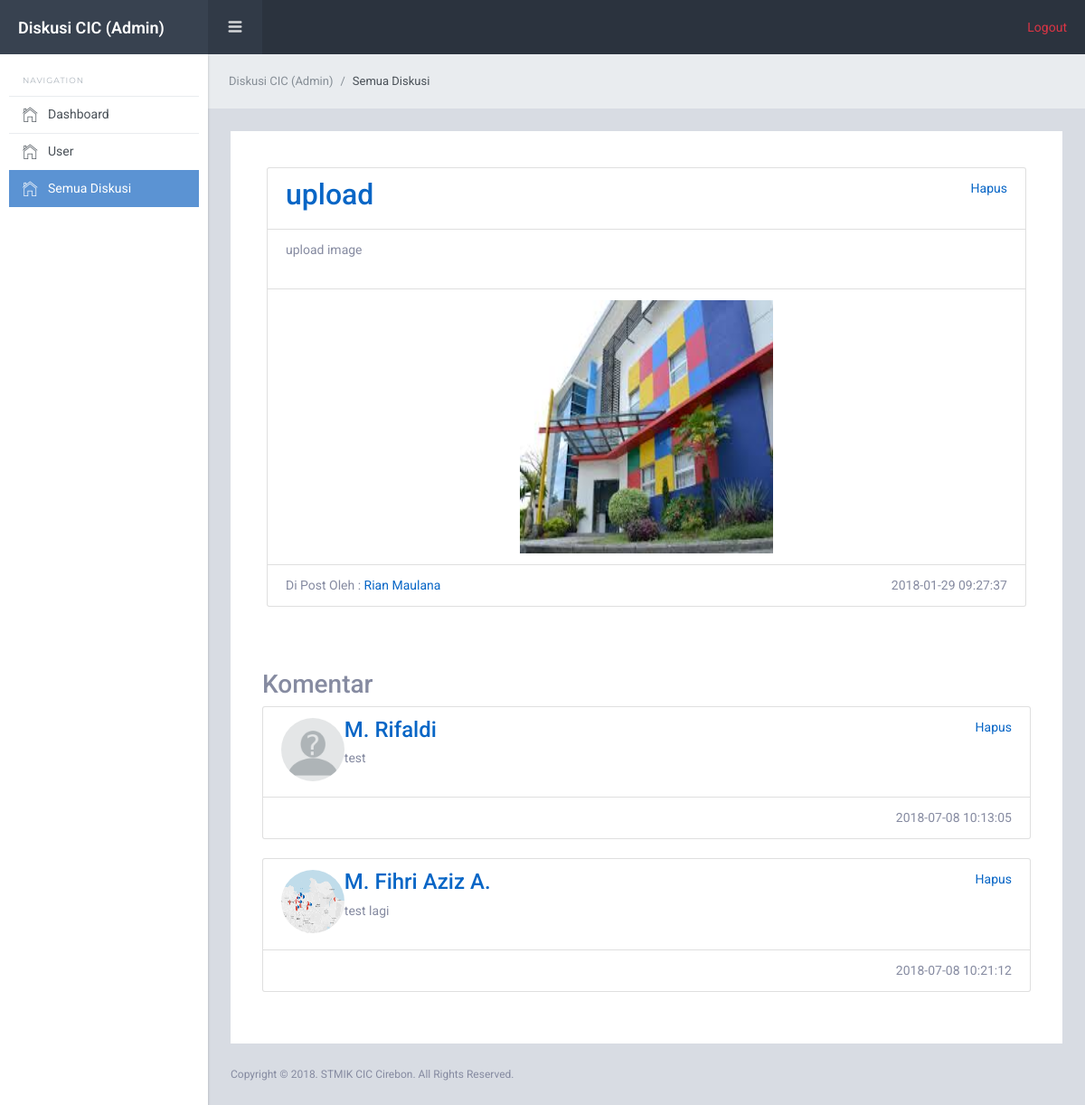
The page /Admin/diskusi/54 on the database its author committed.
### tables this page shows
CREATE TABLE `diskusi` (
  `id_diskusi` int(11) NOT NULL,
  `judul` varchar(30) NOT NULL,
  `isi` varchar(200) NOT NULL,
  `tgl_post` datetime NOT NULL DEFAULT CURRENT_TIMESTAMP,
  `tambahan` varchar(1) NOT NULL DEFAULT 'T',
  `id_user` int(11) NOT NULL
);

CREATE TABLE `file` (
  `id_file` int(11) NOT NULL,
  `nama_file` varchar(255) NOT NULL,
  `is_image` varchar(255) NOT NULL,
  `tgl_post` date NOT NULL,
  `id_user` int(11) NOT NULL,
  `id_diskusi` int(11) NOT NULL
);

CREATE TABLE `mhs` (
  `id_mhs` int(11) NOT NULL,
  `id_user` int(11) NOT NULL,
  `nim` varchar(10) NOT NULL,
  `nama` varchar(30) NOT NULL,
  `jk` varchar(255) NOT NULL,
  `status` varchar(255) NOT NULL,
  `prodi` varchar(20) NOT NULL,
  `semester` int(11) NOT NULL,
  `email` varchar(30) NOT NULL,
  `alamat` varchar(100) NOT NULL,
  `foto` varchar(255) NOT NULL DEFAULT 'kosong.jpg'
);

CREATE TABLE `komentar` (
  `id_komentar` int(11) NOT NULL,
  `isi_komentar` varchar(200) NOT NULL,
  `tgl_komentar` datetime NOT NULL DEFAULT CURRENT_TIMESTAMP,
  `id_diskusi` int(11) NOT NULL,
  `id_user` int(11) NOT NULL,
  `lampiran` varchar(255) DEFAULT NULL,
  `is_image` varchar(225) DEFAULT NULL
);

### application/controllers/Admin.php (called while the page is built, shortened)
<?php
class Admin extends CI_Controller {
	function __construct(){
		$this->load->model('M_admin');
	}
	public function diskusi(){
		$id_diskusi = $this->uri->segment('3');
		$data['diskusi'] = $this->M_admin->getDiskusi($id_diskusi);
		if($data['diskusi']->row()->tambahan == "Y"){
			$this->db->where('id_diskusi', $id_diskusi);
			$lampiran = $this->db->get('file');
			$data['lampir'] = $lampiran->result();
		}
		$data['mhs'] = $this->M_admin->getMhs($id_diskusi);
		$data['komen'] = $this->M_admin->getKomen($id_diskusi);
		$this->load->view('Admin/diskusi', $data);
	}
}

### index.php (called while the page is built, shortened)
<?php
require_once BASEPATH.'core/CodeIgniter.php';

### application/models/M_admin.php (called while the page is built, shortened)
<?php
class M_admin extends CI_Model
{
	function getDiskusi($id_diskusi){
		$this->db->where('id_diskusi', $id_diskusi);
		$query = $this->db->get('diskusi');
		return $query;
	}
	function getMhs($id_diskusi){
		$query = $this->db->query("SELECT m.* FROM mhs m, user u, diskusi d WHERE d.id_diskusi =".$id_diskusi." AND u.id_user = d.id_user AND m.id_user = u.id_user");
		return $query;
	}
	function getKomen($id_diskusi){
		$query = $this->db->query("SELECT m.*, k.* FROM mhs m, komentar k WHERE k.id_diskusi = ".$id_diskusi." AND m.id_user = k.id_user ORDER BY k.tgl_komentar ASC");
		return $query;
	}
}
?>

### application/views/Admin/diskusi.php (the view, shortened to what this page needs)
?><!DOCTYPE html>
<html lang="en">
  <head>
    <link href="<?php echo base_url('themes/starlightadmin/template/lib/font-awesome/css/font-awesome.css')?>" rel="stylesheet">
    <link href="<?php echo base_url('themes/starlightadmin/template/lib/Ionicons/css/ionicons.css')?>" rel="stylesheet">
    <link href="<?php echo base_url('themes/starlightadmin/template/lib/perfect-scrollbar/css/perfect-scrollbar.css')?>" rel="stylesheet">
    <link href="<?php echo base_url('themes/starlightadmin/template/lib/rickshaw/rickshaw.min.css')?>" rel="stylesheet">
    <link rel="stylesheet" href="<?php echo base_url('themes/starlightadmin/template/css/starlight.css')?>">
  </head>
  <body>
    <div class="sl-logo"><a href="<?php echo base_url('Admin/Main')?>" style="font-size: 18px;">Diskusi CIC (Admin)</a></div>
    <div class="sl-sideleft">
      <label class="sidebar-label">Navigation</label>
      <div class="sl-sideleft-menu">
        <a href="<?php echo base_url('Admin/Main')?>" class="sl-menu-link">
          <div class="sl-menu-item">
            <i class="menu-item-icon icon ion-ios-home-outline tx-22"></i>
            <span class="menu-item-label">Dashboard</span>
          </div>
        </a>
        <a href="<?php echo base_url('Admin/user/1')?>" class="sl-menu-link">
          <div class="sl-menu-item">
            <i class="menu-item-icon icon ion-ios-home-outline tx-22"></i>
            <span class="menu-item-label">User</span>
          </div>
        </a>
        <a href="<?php echo base_url('Admin/all_diskusi')?>" class="sl-menu-link active">
          <div class="sl-menu-item">
            <i class="menu-item-icon icon ion-ios-home-outline tx-22"></i>
            <span class="menu-item-label">Semua Diskusi</span>
          </div>
        </a>
      </div>
      <br>
    </div>
    <div class="sl-header">
      <div class="sl-header-left">
        <div class="navicon-left hidden-md-down"><a id="btnLeftMenu" href=""><i class="icon ion-navicon-round"></i></a></div>
      </div>
      <div class="sl-header-right">
        <nav class="nav">
            <a href="" class="nav-link nav-link-profile">
            </a>
        </nav>
        <div style="padding-right: 20px">
            <a href="<?php echo base_url('Admin'); ?>" class="text-danger">Logout</a>
        </div>
      </div>
    </div>
    <div class="sl-mainpanel">
      <nav class="breadcrumb sl-breadcrumb">
        <a class="breadcrumb-item" href="<?php echo base_url('Admin/Main')?>">Diskusi CIC (Admin)</a>
        <span class="breadcrumb-item active">Semua Diskusi</span>
      </nav>
      <div class="container">
        <div class="row">
          <div class="sl-pagebody col-sm-12">
            <div class="card">
              <div class="card-body">
                <div class="card card-body col-sm-12 col-xs-12">
                  <?php foreach($diskusi->result() as $r){?>
                  <ul class="list-group">
                    <li class="list-group-item">
                      <div style="float: right;">
                        <?php echo "<a href='".base_url()."Admin/hapus_diskusi/".$r->id_diskusi."'>Hapus</a>";?>
                      </div>
                      <?php echo "<a href='".base_url()."Admin/diskusi/".$r->id_diskusi."'><h2>".$r->judul."</h2></a>";?>
                    </li>
                    <li class="list-group-item">
                      <p><?php echo $r->isi;?></p>
                    </li>
                    <li class="list-group-item">
                      <?php
                      if($r->tambahan=="Y"){
                        foreach($lampir as $l){
                          if($l->is_image == 0){ ?>
                            <p>Lampiran : <a href="<?php echo base_url('Admin/download/'.$l->id_file);?>"><?php echo $l->nama_file; ?></a></p>
                          <?php
                          }else{ ?>
                            <center><img src="<?php echo base_url('assets/files/') . $l->nama_file ?>" style="width: 280px; height: 280px;"></center>
                          <?php
                          }
                        }
                      }else{ ?>
                        <p>Lampiran : Tidak Ada Lampiran </p>
                      <?php } ?>
                    </li>
                    <li class="list-group-item">
                      <div style="float: left;">
                        <?php foreach($mhs->result() as $m){ ?>
                        Di Post Oleh : <a href="<?php echo base_url('Admin/profil_other/'.$m->id_user); ?>"><?php echo $m->nama; ?></a>
                        <?php } ?>
                      </div>
                      <div style="float: right;">
                        <?php echo $r->tgl_post;?>
                      </div>
                    </li>
                  </ul>
                  <?php } ?>
                </div>
                <div id="komenan" class="form-group col-sm-12 col-xs-12" style="margin-top: 30px;">
                  <h3>Komentar</h3>
                  <?php foreach($komen->result() as $k){?>
                  <ul class="list-group">
                    <li class="list-group-item">
                      <div class="row">
                        <div class="col-sm-1">
                          <img src="<?php echo base_url('./assets/profile/'.$k->foto)?>" class="rounded-circle" style="width: 70px; height: 70px;">
                        </div>
                        <div class="col-sm-11">
                            <div style="float: right;">
                              <?php echo "<a href='".base_url()."Admin/hapus_komen/".$k->id_diskusi."/".$k->id_komentar."'>Hapus</a>";?>
                            </div>
                          <?php echo "<a href='".base_url()."Admin/profil_other/".$k->id_user."'><h4>".$k->nama."</h4></a>";?>
                          <p><?php echo $k->isi_komentar;?></p>
                        </div>
                      </div>
                    </li>
                    <li class="list-group-item">
                      <div style="float: right;">
                        <?php echo $k->tgl_komentar;?>
                      </div>
                    </li>
                  </ul><br>
                  <?php } ?>
                </div>
              </div>
            </div>
          </div>
        </div>
      </div>
      <footer class="sl-footer">
        <div class="footer-left">
          <div class="mg-b-2">Copyright &copy; 2018. STMIK CIC Cirebon. All Rights Reserved.</div>
        </div>
      </footer>
    </div>
  </body>
</html>

### rows shown on the page
diskusi: judul "upload", isi "upload image", tgl_post "2018-01-29 09:27:37"
file: nama_file (picture)
mhs: nama "Rian Maulana"
mhs: foto (picture), nama "M. Rifaldi", komentar.isi_komentar "test", komentar.tgl_komentar "2018-07-08 10:13:05"
mhs: foto (picture), nama "M. Fihri Aziz A.", komentar.isi_komentar "test lagi", komentar.tgl_komentar "2018-07-08 10:21:12"
